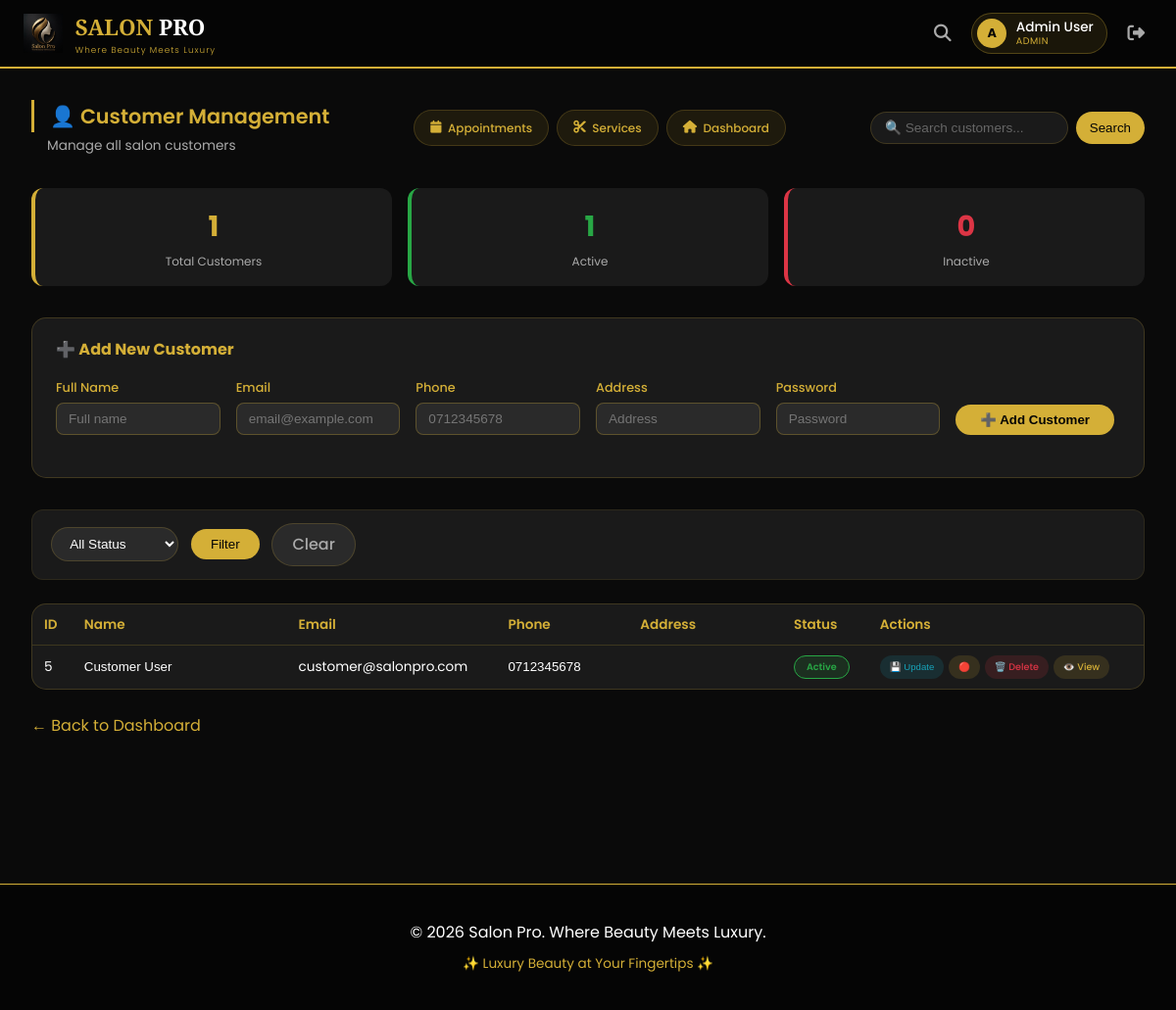
Page /admin/customers.php (signed in) on the committed database.
### tables this page shows
CREATE TABLE IF NOT EXISTS users (
    id INT AUTO_INCREMENT PRIMARY KEY,
    full_name VARCHAR(100) NOT NULL,
    email VARCHAR(100) UNIQUE NOT NULL,
    phone VARCHAR(20) NOT NULL,
    password VARCHAR(255) NOT NULL,
    role ENUM('admin', 'staff', 'customer', 'super_admin') DEFAULT 'customer',
    is_active BOOLEAN DEFAULT TRUE,
    salon_id INT,
    created_at TIMESTAMP DEFAULT CURRENT_TIMESTAMP
);

### admin/customers.php (the view, shortened to what this page needs)
<?php
require_once '../config/database.php';
$search = isset($_GET['q']) ? mysqli_real_escape_string($conn, $_GET['q']) : '';
$query = "SELECT * FROM users WHERE role = 'customer'";
$query .= " ORDER BY full_name";
$customers = mysqli_query($conn, $query);
$stats_query = "SELECT
    COUNT(*) as total,
    SUM(CASE WHEN is_active = 1 THEN 1 ELSE 0 END) as active,
    SUM(CASE WHEN is_active = 0 THEN 1 ELSE 0 END) as inactive
    FROM users WHERE role = 'customer'";
$stats_result = mysqli_query($conn, $stats_query);
$stats = mysqli_fetch_assoc($stats_result);
include '../includes/header.php';
?>
<div class="main-content">
    <div class="page-header">
        <div class="title-section">
            <h1>👤 Customer Management</h1>
            <p>Manage all salon customers</p>
        </div>
        <div class="quick-actions">
            <a href="appointments.php" class="quick-btn"><i class="fas fa-calendar"></i> Appointments</a>
            <a href="services.php" class="quick-btn"><i class="fas fa-scissors"></i> Services</a>
            <a href="dashboard.php" class="quick-btn"><i class="fas fa-home"></i> Dashboard</a>
        </div>
        <div class="search-section">
            <form method="GET" style="display: flex; gap: 0.5rem; width: 100%;">
                <input type="text" name="q" placeholder="🔍 Search customers..." value="<?php echo htmlspecialchars($search); ?>">
                <button type="submit" class="search-btn">Search</button>
            </form>
        </div>
    </div>
    <div class="stats-grid">
        <div class="stat-card">
            <div class="stat-number"><?php echo $stats['total'] ?? 0; ?></div>
            <div class="stat-label">Total Customers</div>
        </div>
        <div class="stat-card green">
            <div class="stat-number"><?php echo $stats['active'] ?? 0; ?></div>
            <div class="stat-label">Active</div>
        </div>
        <div class="stat-card red">
            <div class="stat-number"><?php echo $stats['inactive'] ?? 0; ?></div>
            <div class="stat-label">Inactive</div>
        </div>
    </div>
    <div class="add-form">
        <h3>➕ Add New Customer</h3>
        <form method="POST">
            <div class="form-row">
                <div class="form-group">
                    <label>Full Name</label>
                    <input type="text" name="full_name" placeholder="Full name" required>
                </div>
                <div class="form-group">
                    <label>Email</label>
                    <input type="email" name="email" placeholder="email@example.com" required>
                </div>
                <div class="form-group">
                    <label>Phone</label>
                    <input type="tel" name="phone" placeholder="0712345678" required>
                </div>
                <div class="form-group">
                    <label>Address</label>
                    <input type="text" name="address" placeholder="Address">
                </div>
                <div class="form-group">
                    <label>Password</label>
                    <input type="password" name="password" placeholder="Password" required>
                </div>
                <div class="form-group">
                    <button type="submit" class="btn-add">➕ Add Customer</button>
                </div>
            </div>
        </form>
    </div>
    <div class="filter-bar">
        <form method="GET" style="display: flex; gap: 0.8rem; flex: 1; flex-wrap: wrap; align-items: center;">
            <select name="status">
                <option value="">All Status</option>
            </select>
            <button type="submit" class="filter-btn">Filter</button>
            <a href="customers.php" class="clear-btn">Clear</a>
        </form>
    </div>
    <div class="table-wrapper">
        <table>
            <thead>
                <tr>
                    <th>ID</th>
                    <th>Name</th>
                    <th>Email</th>
                    <th>Phone</th>
                    <th>Address</th>
                    <th>Status</th>
                    <th>Actions</th>
                </tr>
            </thead>
            <tbody>
                <?php if(mysqli_num_rows($customers) > 0): ?>
                    <?php while($customer = mysqli_fetch_assoc($customers)): ?>
                    <tr>
                        <form method="POST" style="display: contents;">
                            <td><?php echo $customer['id']; ?></td>
                            <td><input type="text" name="full_name" value="<?php echo htmlspecialchars($customer['full_name']); ?>" style="background:transparent;border:none;color:white;width:100%;"></td>
                            <td><?php echo htmlspecialchars($customer['email']); ?></td>
                            <td><input type="text" name="phone" value="<?php echo htmlspecialchars($customer['phone']); ?>" style="background:transparent;border:none;color:white;width:100px;"></td>
                            <td><input type="text" name="address" value="<?php echo htmlspecialchars($customer['address'] ?? ''); ?>" style="background:transparent;border:none;color:white;width:120px;"></td>
                            <td>
                                <span class="status-badge <?php echo $customer['is_active'] ? 'active' : 'inactive'; ?>">
                                    <?php echo $customer['is_active'] ? 'Active' : 'Inactive'; ?>
                                </span>
                            </td>
                            <td class="action-cell">
                                <button type="submit" class="btn btn-update">💾 Update</button>
                                <a href="customers.php?toggle=<?php echo $customer['id']; ?>" class="btn btn-toggle" onclick="return confirm('Toggle customer status?')">
                                    <?php echo $customer['is_active'] ? '🔴' : '🟢'; ?>
                                </a>
                                <a href="customers.php?delete=<?php echo $customer['id']; ?>" class="btn btn-delete" onclick="return confirm('Delete this customer?')">🗑️ Delete</a>
                                <a href="customers.php?view=<?php echo $customer['id']; ?>" class="btn btn-view">👁️ View</a>
                            </td>
                        </form>
                    </tr>
                    <?php endwhile; ?>
                <?php endif; ?>
            </tbody>
        </table>
    </div>
    <a href="dashboard.php" class="back-link">← Back to Dashboard</a>
</div>
<?php include '../includes/footer.php'; ?>

### assets/css/style.css (style rules this page uses)
:root { --bg-primary: #0B0B0B; --bg-secondary: #111111; --bg-card: #1A1A1A; --bg-panel: #0E0E0E; --bg-input: #1E1E1E; --emerald: #0F9D58; --emerald-light: #1ABC9C; --emerald-dark: #0B7A3E; --emerald-bg: rgba(15, 157, 88, 0.15); --emerald-border: rgba(15, 157, 88, 0.3); --gold: #D4AF37; --gold-light: #F0D878; --gold-dark: #A3831F; --gold-bg: rgba(212, 175, 55, 0.15); --gold-border: rgba(212, 175, 55, 0.3); --text-primary: #F5F5F5; --text-secondary: #B8B2A0; --text-muted: #7A7568; --success: #28A745; --danger: #E0554A; --warning: #E0A63C; --info: #4A90D9; --border-color: rgba(212, 175, 55, 0.2); --border-emerald: rgba(15, 157, 88, 0.3); --shadow-gold: 0 4px 20px rgba(212, 175, 55, 0.15); --shadow-emerald: 0 4px 20px rgba(15, 157, 88, 0.2); }
* { margin: 0; padding: 0; box-sizing: border-box; }
body { font-family: 'Poppins', 'Segoe UI', Tahoma, Geneva, Verdana, sans-serif; background: var(--bg-primary); color: var(--text-primary); line-height: 1.6; }
.btn { display: inline-block; padding: 10px 24px; border-radius: 50px; font-weight: 600; text-decoration: none; transition: all 0.3s; cursor: pointer; border: none; font-size: 0.95rem; }
.stat-card { background: var(--bg-card); border-radius: 15px; padding: 1.5rem; text-align: center; border-left: 4px solid var(--emerald); transition: all 0.3s; }
.stat-card .stat-number { font-size: 2.5rem; font-weight: bold; color: var(--emerald); }
.stat-card .stat-label { color: var(--text-muted); margin-top: 0.3rem; font-size: 0.85rem; }
.form-group { margin-bottom: 1.5rem; }
.form-group label { display: block; margin-bottom: 0.5rem; color: var(--gold); font-weight: 500; }
.table-wrapper { overflow-x: auto; background: var(--bg-card); border-radius: 15px; padding: 0; border: 1px solid rgba(212, 175, 55, 0.1); }
table { width: 100%; border-collapse: collapse; font-size: 0.9rem; }
th, td { padding: 12px 16px; text-align: left; border-bottom: 1px solid rgba(212, 175, 55, 0.08); }
th { color: var(--gold); font-weight: 600; }
tr:last-child td { border-bottom: none; }

### includes/header.php (style rules this page uses)
* { margin: 0; padding: 0; box-sizing: border-box; }
body { font-family: 'Poppins', sans-serif; background: #0a0a0a; color: #ffffff; line-height: 1.6; }

### rows in the picture
users: id "5", full_name "Customer User", email "customer@salonpro.com", phone "0712345678", is_active "Active"

### other values in the picture
substr($user_name, 0, 1) "A"
$user_name "Admin User"
str_replace('_', ' ', $user_role) "ADMIN"
$stats['total'] "1"
$stats['active'] "1"
$stats['inactive'] "0"
